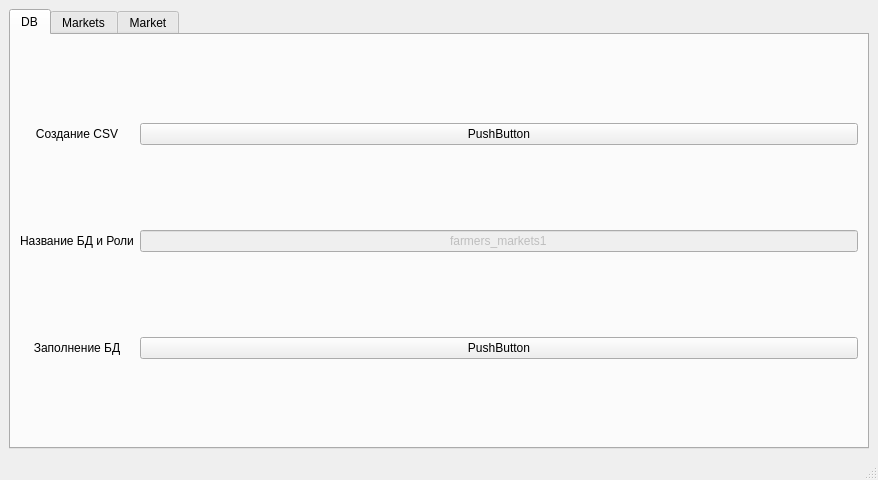
<?xml version="1.0" encoding="UTF-8"?>
<ui version="4.0">
 <class>MainWindow</class>
 <widget class="QMainWindow" name="MainWindow">
  <property name="geometry">
   <rect>
    <x>0</x>
    <y>0</y>
    <width>878</width>
    <height>480</height>
   </rect>
  </property>
  <property name="windowTitle">
   <string>Farmers Markets</string>
  </property>
  <widget class="QWidget" name="centralwidget">
   <property name="enabled">
    <bool>true</bool>
   </property>
   <layout class="QHBoxLayout" name="horizontalLayout_2">
    <item>
     <layout class="QHBoxLayout" name="horizontalLayout">
      <item>
       <widget class="QTabWidget" name="tabWidget">
        <property name="currentIndex">
         <number>0</number>
        </property>
        <widget class="QWidget" name="tab_db">
         <attribute name="title">
          <string>DB</string>
         </attribute>
         <layout class="QHBoxLayout" name="horizontalLayout_4">
          <item>
           <layout class="QGridLayout" name="gridLayout">
            <item row="0" column="0">
             <widget class="QLabel" name="label_3">
              <property name="text">
               <string>Создание CSV</string>
              </property>
              <property name="alignment">
               <set>Qt::AlignCenter</set>
              </property>
             </widget>
            </item>
            <item row="2" column="1">
             <widget class="QPushButton" name="b_db">
              <property name="text">
               <string>PushButton</string>
              </property>
             </widget>
            </item>
            <item row="1" column="1">
             <widget class="QLineEdit" name="le_db">
              <property name="enabled">
               <bool>false</bool>
              </property>
              <property name="inputMask">
               <string/>
              </property>
              <property name="text">
               <string>farmers_markets1</string>
              </property>
              <property name="alignment">
               <set>Qt::AlignCenter</set>
              </property>
             </widget>
            </item>
            <item row="0" column="1">
             <widget class="QPushButton" name="b_csv">
              <property name="text">
               <string>PushButton</string>
              </property>
             </widget>
            </item>
            <item row="1" column="0">
             <widget class="QLabel" name="label_2">
              <property name="text">
               <string>Название БД и Роли</string>
              </property>
              <property name="alignment">
               <set>Qt::AlignCenter</set>
              </property>
             </widget>
            </item>
            <item row="2" column="0">
             <widget class="QLabel" name="label">
              <property name="text">
               <string>Заполнение БД</string>
              </property>
              <property name="alignment">
               <set>Qt::AlignCenter</set>
              </property>
             </widget>
            </item>
           </layout>
          </item>
         </layout>
        </widget>
        <widget class="QWidget" name="tab_m">
         <attribute name="title">
          <string>Markets</string>
         </attribute>
         <layout class="QHBoxLayout" name="horizontalLayout_3">
          <item>
           <layout class="QVBoxLayout" name="verticalLayout">
            <item>
             <layout class="QHBoxLayout" name="horizontalLayout_5">
              <item>
               <widget class="QPushButton" name="b_mdb">
                <property name="text">
                 <string>Подключение к БД</string>
                </property>
               </widget>
              </item>
              <item>
               <widget class="QLineEdit" name="le_mdb">
                <property name="text">
                 <string>farmers_markets1</string>
                </property>
                <property name="alignment">
                 <set>Qt::AlignCenter</set>
                </property>
               </widget>
              </item>
             </layout>
            </item>
            <item>
             <layout class="QHBoxLayout" name="horizontalLayout_9">
              <item>
               <widget class="QPushButton" name="b_id">
                <property name="text">
                 <string>ID</string>
                </property>
               </widget>
              </item>
              <item>
               <widget class="QPushButton" name="b_ss">
                <property name="text">
                 <string>Штат Город</string>
                </property>
               </widget>
              </item>
              <item>
               <widget class="QCheckBox" name="checkBox">
                <property name="text">
                 <string>по убыванию</string>
                </property>
               </widget>
              </item>
             </layout>
            </item>
            <item>
             <widget class="QTableWidget" name="tableWidget">
              <column>
               <property name="text">
                <string>id</string>
               </property>
              </column>
              <column>
               <property name="text">
                <string>name</string>
               </property>
              </column>
              <column>
               <property name="text">
                <string>street</string>
               </property>
              </column>
              <column>
               <property name="text">
                <string>city</string>
               </property>
              </column>
              <column>
               <property name="text">
                <string>state</string>
               </property>
              </column>
              <column>
               <property name="text">
                <string>zip</string>
               </property>
              </column>
              <column>
               <property name="text">
                <string>lat</string>
               </property>
              </column>
              <column>
               <property name="text">
                <string>lon</string>
               </property>
              </column>
              <column>
               <property name="text">
                <string>categories</string>
               </property>
              </column>
              <column>
               <property name="text">
                <string>reviews</string>
               </property>
              </column>
             </widget>
            </item>
            <item>
             <widget class="QLabel" name="label_4">
              <property name="text">
               <string/>
              </property>
              <property name="wordWrap">
               <bool>true</bool>
              </property>
             </widget>
            </item>
           </layout>
          </item>
         </layout>
        </widget>
        <widget class="QWidget" name="tab">
         <attribute name="title">
          <string>Market</string>
         </attribute>
         <layout class="QVBoxLayout" name="verticalLayout_2">
          <item>
           <layout class="QVBoxLayout" name="verticalLayout_3">
            <item>
             <layout class="QHBoxLayout" name="horizontalLayout_6">
              <item>
               <widget class="QPushButton" name="b_mid">
                <property name="text">
                 <string>ID</string>
                </property>
               </widget>
              </item>
              <item>
               <widget class="QLineEdit" name="le_mid">
                <property name="text">
                 <string>1000021</string>
                </property>
                <property name="alignment">
                 <set>Qt::AlignCenter</set>
                </property>
               </widget>
              </item>
             </layout>
            </item>
            <item>
             <layout class="QHBoxLayout" name="horizontalLayout_7">
              <item>
               <widget class="QPushButton" name="b_mcs">
                <property name="text">
                 <string>City State</string>
                </property>
               </widget>
              </item>
              <item>
               <widget class="QLineEdit" name="le_mc">
                <property name="text">
                 <string>Chicago</string>
                </property>
                <property name="alignment">
                 <set>Qt::AlignCenter</set>
                </property>
               </widget>
              </item>
              <item>
               <widget class="QLineEdit" name="le_ms">
                <property name="text">
                 <string>Illinois</string>
                </property>
                <property name="alignment">
                 <set>Qt::AlignCenter</set>
                </property>
               </widget>
              </item>
             </layout>
            </item>
            <item>
             <layout class="QHBoxLayout" name="horizontalLayout_8">
              <item>
               <widget class="QPushButton" name="b_mzd">
                <property name="text">
                 <string>ZIP dist</string>
                </property>
               </widget>
              </item>
              <item>
               <widget class="QLineEdit" name="le_mzip">
                <property name="text">
                 <string>2144</string>
                </property>
                <property name="alignment">
                 <set>Qt::AlignCenter</set>
                </property>
               </widget>
              </item>
              <item>
               <widget class="QLineEdit" name="le_mdist">
                <property name="text">
                 <string>30</string>
                </property>
                <property name="alignment">
                 <set>Qt::AlignCenter</set>
                </property>
               </widget>
              </item>
             </layout>
            </item>
            <item>
             <widget class="QListWidget" name="listWidget">
              <item>
               <property name="text">
                <string>test</string>
               </property>
              </item>
             </widget>
            </item>
            <item>
             <layout class="QHBoxLayout" name="horizontalLayout_10">
              <item>
               <widget class="QPushButton" name="b_mu">
                <property name="text">
                 <string>New User</string>
                </property>
               </widget>
              </item>
              <item>
               <widget class="QLineEdit" name="le_mufn">
                <property name="text">
                 <string>Artem</string>
                </property>
                <property name="alignment">
                 <set>Qt::AlignCenter</set>
                </property>
               </widget>
              </item>
              <item>
               <widget class="QLineEdit" name="le_muln">
                <property name="text">
                 <string>Orlov</string>
                </property>
                <property name="alignment">
                 <set>Qt::AlignCenter</set>
                </property>
               </widget>
              </item>
              <item>
               <widget class="QLineEdit" name="le_muun">
                <property name="text">
                 <string>OAM</string>
                </property>
                <property name="alignment">
                 <set>Qt::AlignCenter</set>
                </property>
               </widget>
              </item>
              <item>
               <widget class="QLineEdit" name="le_mup">
                <property name="text">
                 <string>Pa$$W0rd</string>
                </property>
                <property name="alignment">
                 <set>Qt::AlignCenter</set>
                </property>
               </widget>
              </item>
             </layout>
            </item>
            <item>
             <layout class="QHBoxLayout" name="horizontalLayout_11">
              <item>
               <widget class="QPushButton" name="b_mr">
                <property name="text">
                 <string>New Review</string>
                </property>
               </widget>
              </item>
              <item>
               <widget class="QLineEdit" name="le_mru">
                <property name="text">
                 <string>1</string>
                </property>
                <property name="alignment">
                 <set>Qt::AlignCenter</set>
                </property>
               </widget>
              </item>
              <item>
               <widget class="QLineEdit" name="le_mrm">
                <property name="text">
                 <string>1000021</string>
                </property>
                <property name="alignment">
                 <set>Qt::AlignCenter</set>
                </property>
               </widget>
              </item>
              <item>
               <widget class="QLineEdit" name="le_mrs">
                <property name="text">
                 <string>4</string>
                </property>
                <property name="alignment">
                 <set>Qt::AlignCenter</set>
                </property>
               </widget>
              </item>
              <item>
               <widget class="QLineEdit" name="le_mrr">
                <property name="text">
                 <string>review</string>
                </property>
                <property name="alignment">
                 <set>Qt::AlignCenter</set>
                </property>
               </widget>
              </item>
             </layout>
            </item>
            <item>
             <layout class="QHBoxLayout" name="horizontalLayout_12">
              <item>
               <widget class="QPushButton" name="b_mdr">
                <property name="text">
                 <string>Del Review</string>
                </property>
               </widget>
              </item>
              <item>
               <widget class="QLineEdit" name="le_mrid">
                <property name="text">
                 <string>2</string>
                </property>
                <property name="alignment">
                 <set>Qt::AlignCenter</set>
                </property>
               </widget>
              </item>
             </layout>
            </item>
           </layout>
          </item>
         </layout>
        </widget>
       </widget>
      </item>
     </layout>
    </item>
   </layout>
  </widget>
  <widget class="QMenuBar" name="menubar">
   <property name="geometry">
    <rect>
     <x>0</x>
     <y>0</y>
     <width>878</width>
     <height>22</height>
    </rect>
   </property>
  </widget>
  <widget class="QStatusBar" name="statusbar"/>
 </widget>
 <resources/>
 <connections/>
</ui>
